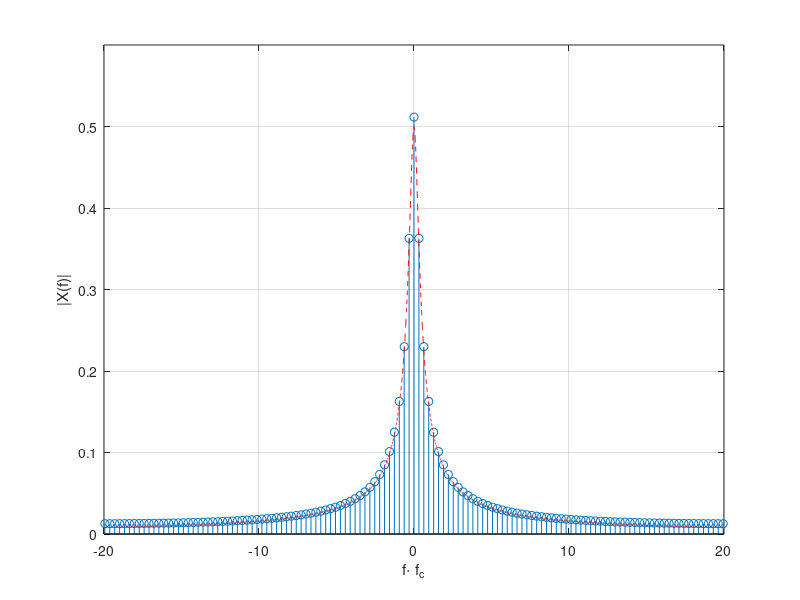

Write the MATLAB code that produced this figure.
%% Lezione 07 - Esempio 02
clear all;
clc;

%% DFT dei segnali a durata e banda infinite
disp('--- DFT dei segnali a durata e banda infinite ---')
fc=40.52;
N=128;
Tc=1/fc;
T0=N*Tc;
Df=1/T0;
n=[0:N-1];
x_samp=exp(-2*n*Tc);
f=[-N/2:N/2-1]*Df;
DFT=fftshift(fft(x_samp,N));

figure
set (gca,'FontSize',14)
stem(f,abs(DFT)*Tc)
xlabel('f\cdot f_c')
ylabel('|X(f)|')
axis([-20 20 0 0.6])
grid on
hold on
f=[-N/2:0.01:N/2-1]*Df;
X=abs(1./(2+j*2*pi*f));
plot(f,X,'r--')

pause;
close